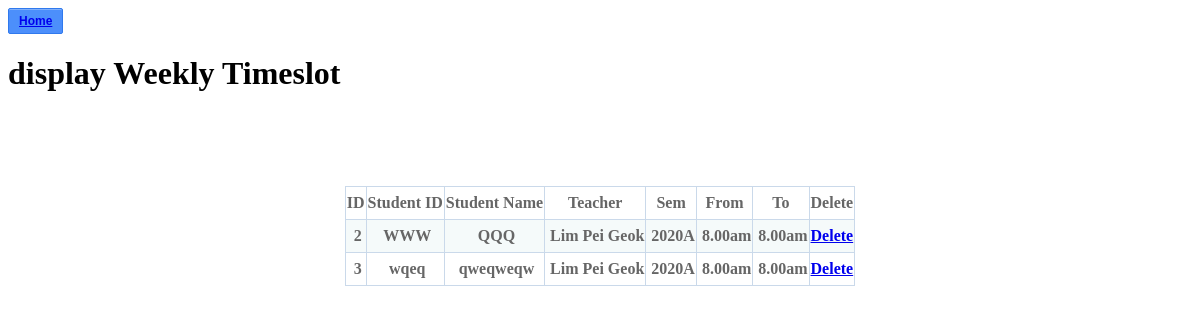
/display_weeklyTimeslot.php, run on the app's committed database.
### tables this page shows
CREATE TABLE `timeslot` (
  `id` int(5) NOT NULL,
  `student_id` varchar(8) NOT NULL,
  `student_name` varchar(30) NOT NULL,
  `teacher_name` varchar(30) NOT NULL,
  `sem_name` varchar(5) NOT NULL,
  `from_time` varchar(7) NOT NULL,
  `to_time` varchar(7) NOT NULL
);

### display_weeklyTimeslot.php (the view, shortened to what this page needs)
<?php
    include 'includes/db.connect.php'
?>
<!DOCTYPE html>
<html>
    <head>
    <link rel="stylesheet" type="text/css" href="css/blue.button.css">
    <link rel="stylesheet" type="text/css" href="css/table.css">
    <button class="blue"><a href="index.php">Home</a></button>
    </head>
    <body>
        <h1>display Weekly Timeslot</h1>
        <table>
            <tr>
            <th>ID</th>
            <th>Student ID</th>
            <th>Student Name</th>
            <th>Teacher</th>
            <th>Sem</th>
            <th>From</th>
            <th>To</th>
            <th>Delete</th>
            </tr>
            <?php
            $query = "SELECT * FROM timeslot";
            $data = mysqli_query($connect,$query);
            $total = mysqli_num_rows($data);
            if($total!=0){
                while($result=mysqli_fetch_assoc($data)){
                    echo "
                    <tr>
                    <th>&nbsp".$result['id']."</th>
                    <th>&nbsp".$result['student_id']."</th>
                    <th>&nbsp".$result['student_name']."</th>
                    <th>&nbsp".$result['teacher_name']."</th>
                    <th>&nbsp".$result['sem_name']."</th>
                    <th>&nbsp".$result['from_time']."</th>
                    <th>&nbsp".$result['to_time']."</th>
                    <th><a href='deleteTimeslot.php?id=$result[id]'>Delete</a></th>
                   <br>
                   <br>
                </tr>
                ";
                }
            }
            else{
                echo "0 result";
            }
            ?>
        </table>
    </body>
</html>

### css/blue.button.css (style rules this page uses)
button { color: #444444; background: #F3F3F3; border: 1px #DADADA solid; padding: 5px 10px; border-radius: 2px; font-weight: bold; font-size: 9pt; outline: none; }
button.blue { color: white; background: #4C8FFB; border: 1px #3079ED solid; box-shadow: inset 0 1px 0 #80B0FB; }

### css/table.css (style rules this page uses)
table { border-collapse: collapse; margin: 0 auto; text-align: center; }
table td, table th { border: 1px solid #cad9ea; color: #666; height: 30px; }
table tr:nth-child(odd) { background: #fff; }
table tr:nth-child(even) { background: #F5FAFA; }

### data on the page
timeslot: id "2", student "WWW", student_name "QQQ", teacher_name "Lim Pei Geok", sem_name "2020A", from_time "8.00am", to_time "8.00am"
timeslot: id "3", student "wqeq", student_name "qweqweqw", teacher_name "Lim Pei Geok", sem_name "2020A", from_time "8.00am", to_time "8.00am"
